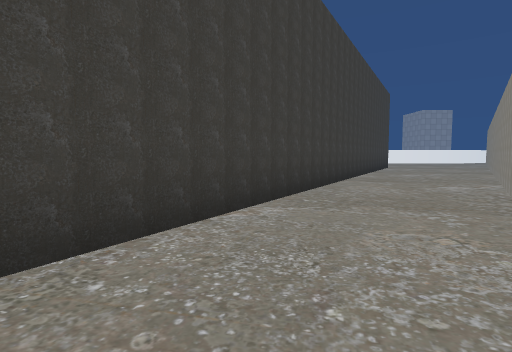
view 1 (above)

12 first-person views from a walk through a scene from a Unity 3-D project. The camera is 1.2 m above the floor, tilts 4° down and sees 80° across. The floor is counted in squares, 2 m on a side. Each view is taken from the middle of a square. On the plan, view 1 faces up. The plan holds only what a view shows up to about 9 squares ahead; the rest is blank. The place goes on beyond the plan. The player character is not drawn. Some surface patterns are stand-ins.

view 2
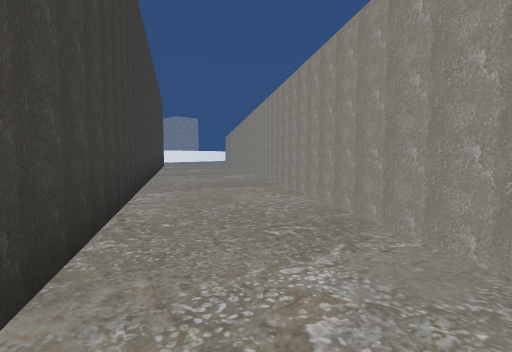

view 3
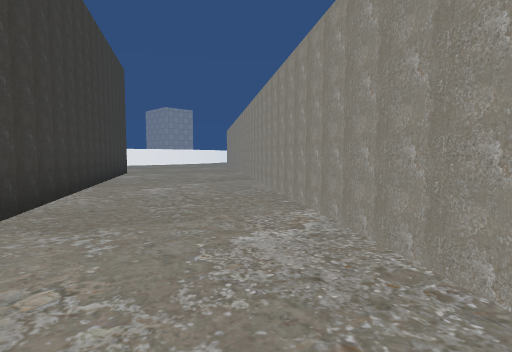

view 4
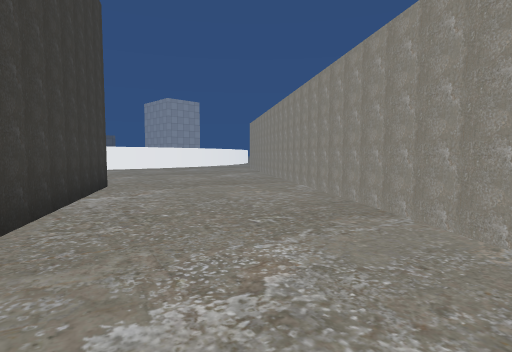

view 5
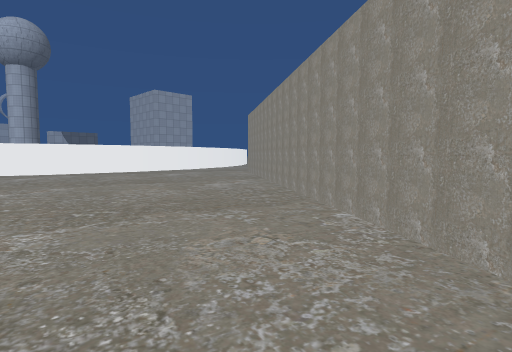

view 6
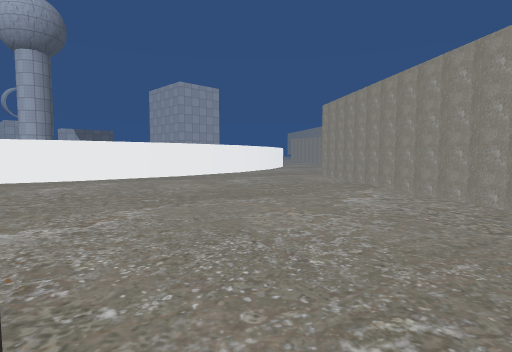

view 7
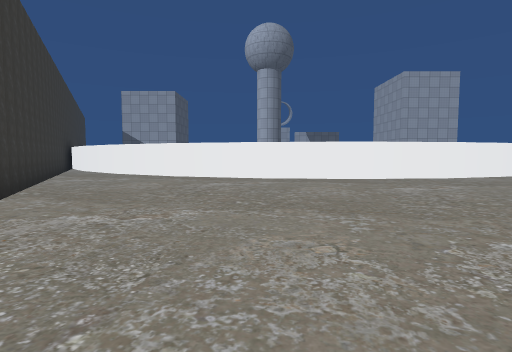

view 8
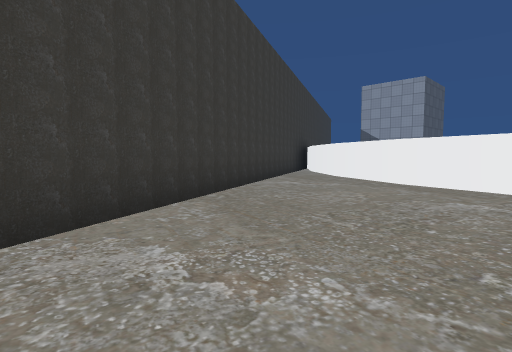

view 9
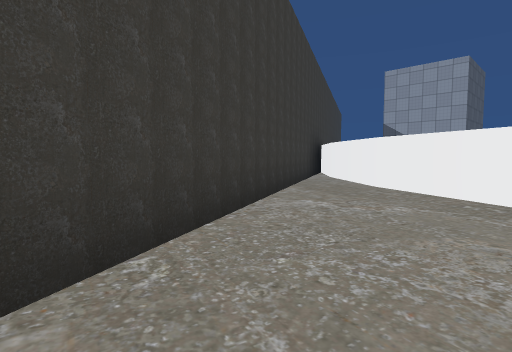

view 10
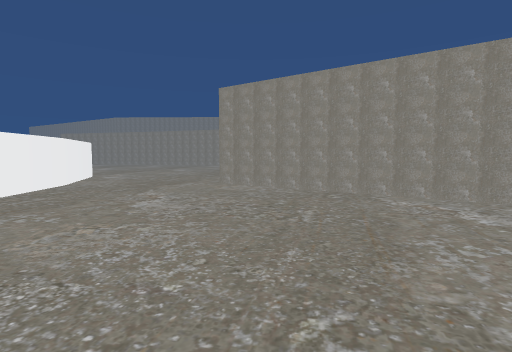

view 11
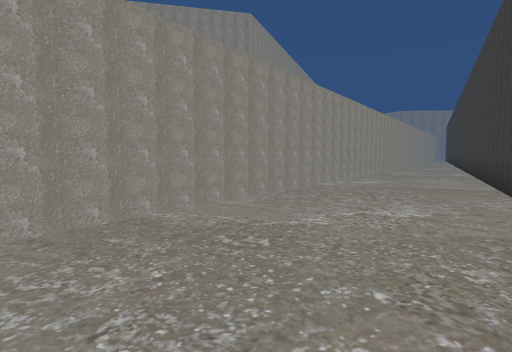

view 12
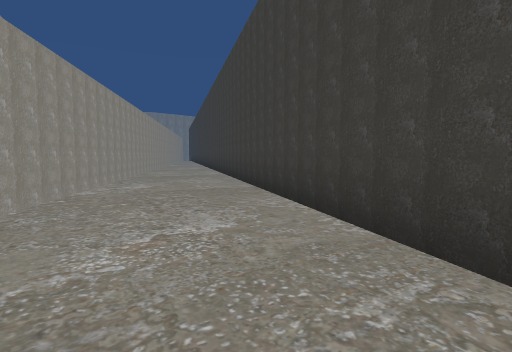

### Floor plan
Points are (right, up) in squares from view 1. A wall is a line through its corners. A room is listed if a view was taken in it or the views show most of it. See-through windows are left out.
Room 1 (views 1, 2)
walls: (-0.1, -0.9) (1.2, 0.9); (-0.9, 2) (-1.9, 0.3)
ways out: opening at (0, 2) to room 2
Room 2 (views 3, 4, 5, 6, 7, 8, 9, 10, 11, 12)
walls: (15.4, 21.5) (12.9, 20.7); (13, 20.7) (10.5, 20.5); (10.6, 20.5) (8, 20.7); (8.1, 20.7) (5.6, 21.5); (5.7, 21.5) (3.5, 22.6); (6.1, 14.1) (-0.9, 2); (3.7, 22.5) (1.9, 24); (1.2, 23.9) (5.5, 15.2); (1.2, 0.9) (13.4, 17.8)
ways out: opening at (0, 2) to room 1

Positions as (right, up) in squares from view 1, and headings:
1: (0, 0), facing up
2: (-2, -1), facing up-right
3: (2, 4), facing up-right
4: (4, 8), facing up-right
5: (6, 10), facing up-right
6: (6, 13), facing up-right
7: (8, 13), facing up
8: (8, 15), facing up-left
9: (6, 17), facing up-left
10: (7, 17), facing right
11: (6, 12), facing down
12: (6, 11), facing down-left
